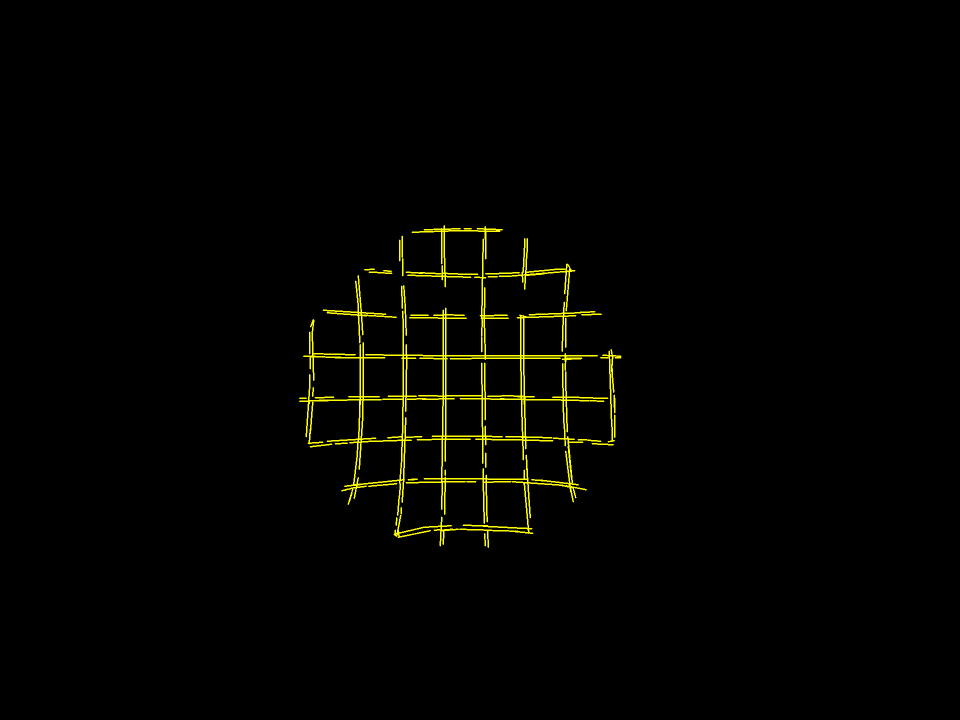
#> input picture proj_turb/grid_img/bk_bg/COA-001_1.png, 1920 x 1440 px, given in place of POA-004_1.png, which was not available (shown at 1/2 size)
$ python grid_detection.py   (older library calls are emulated)
#> lines starting #> are read from the running program, lines starting #| are printed output that depends on the picture; after the words box and inside, x2 and y2 are one past the last pixel; in counts of white or black regions, pixels touching at a corner belong together; pictures that were not available may be replaced by others from this repository, and a replacement may not be noted
import cv2 as cv
import numpy as np
import matplotlib.pyplot as plt

def imshow_scale(img, s, title):
    img_scale = cv.resize(img, dsize=(0, 0), fx=s, fy=s, interpolation=cv.INTER_LINEAR)
    cv.imshow(title, img_scale)
    cv.waitKey(0)

def roi_detection_circle(img_src, im_gray):
    src = img_src.copy()
    src_ = img_src.copy()
    gray = cv.medianBlur(im_gray, 3)
    rows, cols = gray.shape
    circles = cv.HoughCircles(gray, cv.HOUGH_GRADIENT, 1.0, rows / 12, None, 20, 20, minRadius=250, maxRadius=350)
    #circles: N x 1 x 3 (x, y, radius)
    ww = int(cols/2)
    hh = int(rows/2)
    min_dist_center = cols * 100 #19200 그냥 큰값

    roi = np.ones(3) * -1
    print(roi)

    if circles is not None:
        circles = np.uint16(np.around(circles))
        for i in circles[0, :]:
            cv.circle(src_, (i[0], i[1]), i[2], (0,255,0),2 )
            dist_center = np.sqrt((i[0]-ww) * (i[0]-ww) + (i[1]-hh) * (i[1]-hh)) ##이미지 중점과 원의 거리
            if dist_center < min_dist_center:
                min_dist_center = dist_center ## 가장 이미지의 중심과 가까운 원의 중심 찾기
                if np.abs((i[0]-ww)) <100 and np.abs((i[1]-hh)) < 100: ## 가장 가까운 원의 중심일때 최소 중심과 차이 100미만
                    roi[0] = i[0]
                    roi[1] = i[1]
                    roi[2] = i[2]
            center = (i[0], i[1])

    roi = np.uint16(np.around(roi))
    print(roi)
    cv.circle(src, (roi[0], roi[1]), roi[2], (255, 255, 255), 5)
    imshow_scale(src_, 0.4, 'all circle')
    imshow_scale(src, 0.4, 'circle roi')

    return roi

if __name__ == '__main__':

    # sol_name = 'POA'
    # sol_idx = 2
    #
    sol_name = 'POA'
    sol_idx = 4

    grid_name = './grid_img/bk_bg/%s-%03d_1.png'%(sol_name, sol_idx)
    img_grid = cv.imread(grid_name)
#> img_grid is the input picture: shape (1440, 1920, 3); mean B, G, R 0, 3.6, 3.6
    im_h, im_w, im_c = img_grid.shape
#> im_h = 1440; im_w = 1920; im_c = 3
    ww = int(im_w/2)
#> ww = 960
    hh = int(im_h/2)
#> hh = 720

    ori_name = './grid_img/orgin/%s-%03d_0.png'%(sol_name, sol_idx)
    img_ori = cv.imread(ori_name)
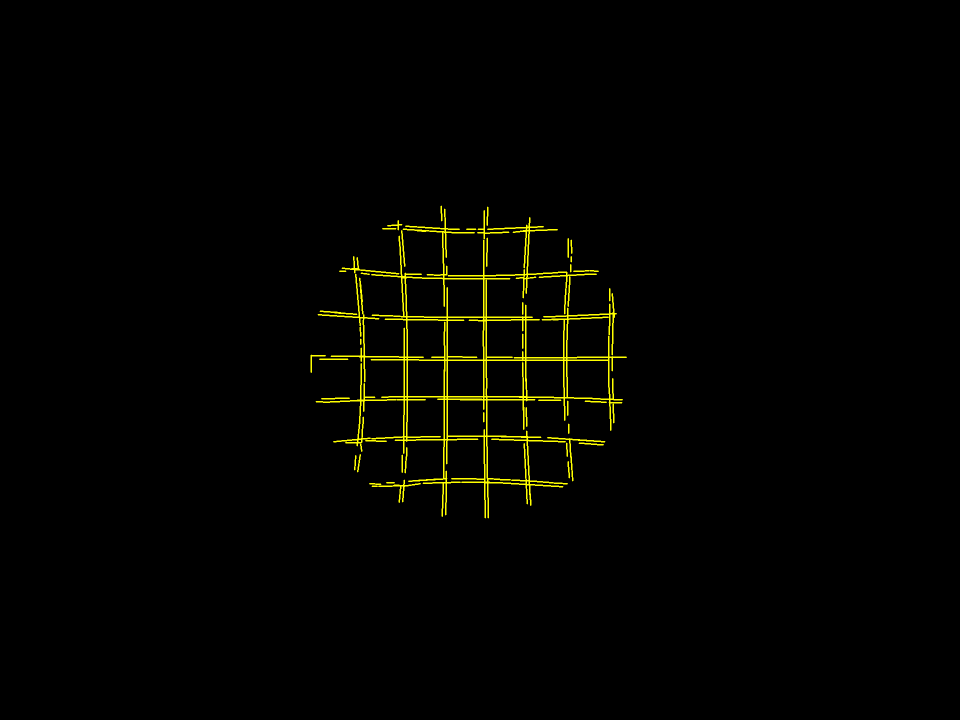
#> input picture proj_turb/grid_img/bk_bg/COA-002_1.png, 1920 x 1440 px, given in place of POA-004_0.png, which was not available (shown at 1/2 size)
#> img_ori is the input picture: shape (1440, 1920, 3); mean B, G, R 0, 3.5, 3.5

    gray_grid = cv.cvtColor(img_grid, cv.COLOR_BGR2GRAY)
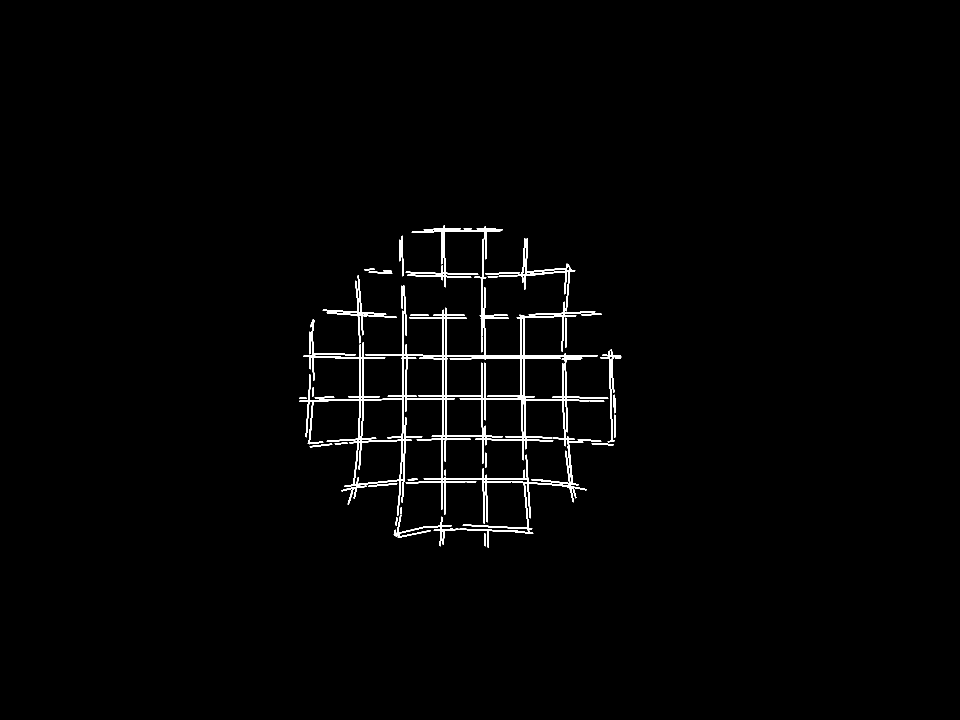
#> gray_grid: shape (1440, 1920) (shown at 1/2 size); values 0 (black) and 226 (white), 1.4% white; 34 white regions, largest, box (x1, y1, x2, y2) and area: (598, 477, 1217, 1096) 29186, (811, 450, 1006, 575) 2523, (997, 476, 1151, 623) 1722
    gray_grid[gray_grid>0] = 255

    k = cv.getStructuringElement(cv.MORPH_ELLIPSE, (5,5)) ## 구조화 요소 커널 (타원형)

    imshow_scale(gray_grid, 0.4, 'grid')

    gray_grid = cv.dilate(gray_grid, k) ## 팽창연산
#> gray_grid: shape (1440, 1920); 3% white; 2 white regions, box (x1, y1, x2, y2) and area: (596, 448, 1245, 1098) 83280, (726, 535, 787, 550) 587

    imshow_scale(gray_grid, 0.4, 'dilate')
#> call 2 of imshow_scale, with s = 0.4, title = 'dilate'
#> in imshow_scale (call 2), `img_scale = cv.resize(img, dsize=(0, 0), fx=s, fy=s, interpolation=cv...`:
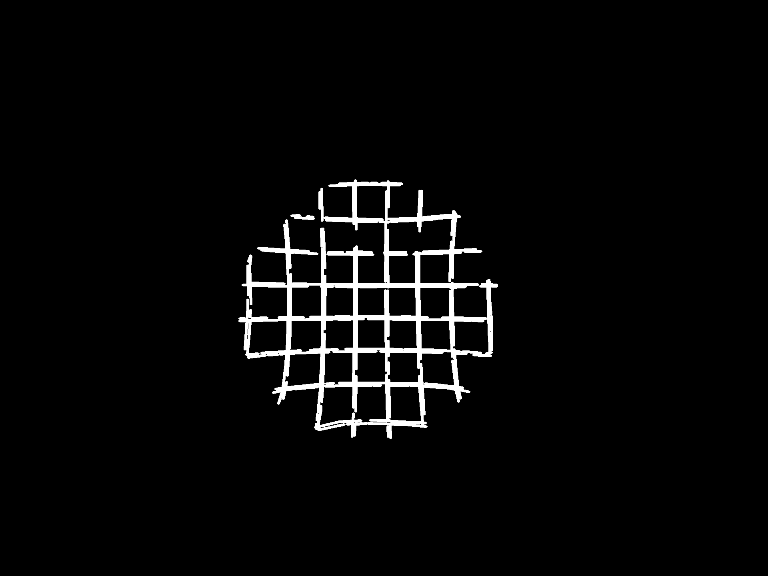
#> img_scale: shape (576, 768); min 0, max 255, mean 7.8

    gray_grid = cv.morphologyEx(gray_grid, cv.MORPH_CLOSE, k) ## 닫힘연산
#> gray_grid: shape (1440, 1920); 3.1% white; 2 white regions, box (x1, y1, x2, y2) and area: (596, 448, 1245, 1098) 84475, (726, 535, 787, 550) 593

    imshow_scale(gray_grid, 0.4, 'open')

    # generate vertical/horizontal profile
    y_begin = 0
    y_end = im_h
#> y_end = 1440
    x_begin = 0
    x_end = im_w
#> x_end = 1920

    # values projected to X
    p_hori = np.average(gray_grid, axis=0)
#> p_hori = 1920 values, max 112.4 at index 967, min 0 at index 0, mean 7.85
    print('sh: ',p_hori.shape) #1920
#| sh:  (1920,)
    # values projected to Y
    p_vert = np.average(gray_grid, axis=1)
#> p_vert = 1440 values, max 85.13 at index 711, min 0 at index 0, mean 7.85

    # MUST be revised!!!
    # using roi_circle!!
    for i in range(im_w):
        if p_hori[i] > 0:
            x_begin = i
            break

    for i in range(im_w-1, 0, -1):
        if p_hori[i] > 0:
            x_end = i
            break

    for i in range(im_h):
        if p_vert[i] > 0:
            y_begin = i
            break

    for i in range(im_h - 1, 0, -1):
        if p_vert[i] > 0:
            y_end = i
            break

    print(x_begin)
#| 596
    print(x_end)
#| 1244
    print(y_begin)
#| 448
    print(y_end)
#| 1097

    r = 0.25 * (y_end - y_begin) + 0.25 * (x_end - x_begin)
#> r = 324.2
    cx = 0.5 * (x_end + x_begin)
#> cx = 920
    cy = 0.5 * (y_end + y_begin)
#> cy = 772.5

    p2_hori = p_hori[x_begin:x_end]
#> p2_hori = 648 values, max 112.4 at index 371, min 1.06 at index 0, mean 23.25
    p2_vert = p_vert[y_begin:y_end]
#> p2_vert = 649 values, max 85.13 at index 263, min 0.133 at index 0, mean 17.41

    dx = np.abs(np.arange(x_begin, x_end, 1, dtype=np.float) - cx) #원의 중심과 x좌표 거리
    dy = np.abs(np.arange(y_begin, y_end, 1, dtype=np.float) - cy) #원의 중심과 y좌표 거리

    dx[dx>=r] = r-1
    dy[dy>=r] = r-1

    weight_h = r / np.sqrt(r ** 2 - (dx) ** 2) #가중치값
    weight_v = r / np.sqrt(r ** 2 - (dy) ** 2)

    print(r)
#| 324.25

    plt.figure(1)
    plt.subplot(1,2,1)
    plt.plot(range(p2_hori.shape[0]), p2_hori)
    plt.ylim(0, 255)
    plt.subplot(1,2,2)
    plt.plot(range(p2_vert.shape[0]), p2_vert)
    plt.ylim(0, 255)

    p3_hori = np.multiply(p2_hori, weight_h)
#> p3_hori = 648 values, max 113.7 at index 26, min 6.78 at index 637, mean 29.84
    p3_vert = np.multiply(p2_vert, weight_v)
#> p3_vert = 649 values, max 92.89 at index 8, min 1.69 at index 0, mean 22.45

    plt.figure(2)
    plt.subplot(1, 2, 1)
    plt.plot(range(p3_hori.shape[0]), p3_hori)
    plt.ylim(0, 255)
    plt.subplot(1,2,2)
    plt.plot(range(p3_vert.shape[0]), p3_vert)
    plt.ylim(0, 255)

    plt.show()
#> figure, not shown here; panel 1: curve peaks at x = 371, y = 112.4; panel 2: curve peaks at x = 263, y = 85.13
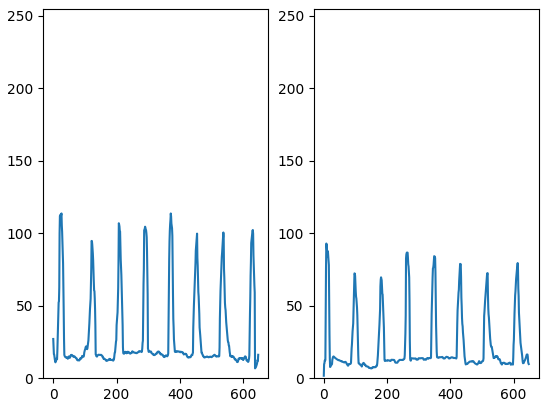
#> figure drawn by matplotlib, 2 panels; panel 1: curve peaks at x = 26, y = 113.7; panel 2: curve peaks at x = 8, y = 92.89

    ###


    peaks_all_h = []
    peaks_all_v = []
    peaks_c4_h = []
    peaks_c4_v = []

    # extract 6 peaks
    # horizontal
    p4_hori = p3_hori
#> p4_hori has the same summary as p3_hori
    p4_vert = p3_vert
#> p4_vert has the same summary as p3_vert

    # using non-correction version
    p4_hori = p2_hori
#> p4_hori has the same summary as p2_hori
    p4_vert = p2_vert
#> p4_vert has the same summary as p2_vert

    for i in range(6):
        max_h = np.argmax(p4_hori)
        peaks_all_h.append(max_h) #index (x)
        e1 = max_h - 25
        e2 = max_h + 25
        if e1 < 0:
            e1 = 0
        if e2 >= p4_hori.shape[0]:
            e2 = p4_hori.shape[0]-1
        p4_hori[e1:e2] = 0

        max_v = np.argmax(p4_vert)
        peaks_all_v.append(max_v)
        e1 = max_v - 25
        e2 = max_v + 25
        if e1 < 0:
            e1 = 0
        if e2 >= p4_vert.shape[0]:
            e2 = p4_vert.shape[0]-1
        p4_vert[e1:e2] = 0
#> this loop made 6 passes
#> (max_h, max_v) on passes 1 to 6: (371, 263), (290, 349), (207, 431), (454, 181), (537, 517), (122, 98)
#> after the loop, p4_hori = 648 values, max 44.8 at index 26, min 0 at index 97, mean 7.05; p4_vert = 649 values, max 36.26 at index 613, min 0 at index 73, mean 5.44; peaks_all_h = [371, 290, 207, 454, 537, 122]; peaks_all_v = [263, 349, 431, 181, 517, 98]
    print('peaks_all_h:', peaks_all_h)
#| peaks_all_h: [371, 290, 207, 454, 537, 122]
    for i in range(4):
        min_dist_x = im_w
        min_dist_val = -1
        for j in range(len(peaks_all_h)): ##6개
            dist = np.abs(peaks_all_h[j]  - int(p4_hori.shape[0]/2)) #이미지 중점과의 x값 offset
            if dist < min_dist_x:
                min_dist_val = peaks_all_h[j]
                min_dist_x = dist
        peaks_c4_h.append(min_dist_val)
        peaks_all_h.remove(min_dist_val)

        min_dist_y = im_h
        min_dist_val = -1
        for j in range(len(peaks_all_v)):
            dist = np.abs(peaks_all_v[j]  -  int(p4_vert.shape[0]/2))
            if dist < min_dist_y:
                min_dist_val = peaks_all_v[j]
                min_dist_y = dist
        peaks_c4_v.append(min_dist_val)
        peaks_all_v.remove(min_dist_val)
#> after the loop, peaks_all_h = [537, 122]; peaks_all_v = [517, 98]; peaks_c4_h = [290, 371, 207, 454]; peaks_c4_v = [349, 263, 431, 181]


    arr_h = np.array(peaks_c4_h) + x_begin #중심과 가까운 line x좌표 4개
#> arr_h = [886, 967, 803, 1050]
    arr_v = np.array(peaks_c4_v) + y_begin #중심과 가까운 line y좌표 4개
#> arr_v = [797, 711, 879, 629]

    ngrid_xmin = int(np.min(arr_h))
#> ngrid_xmin = 803
    ngrid_xmax = int(np.max(arr_h))
#> ngrid_xmax = 1050
    ngrid_ymin = int(np.min(arr_v))
#> ngrid_ymin = 629
    ngrid_ymax = int(np.max(arr_v))
#> ngrid_ymax = 879

    img_mask_grid = gray_grid.copy() * 0
#> img_mask_grid: shape (1440, 1920); every value is 0
    # img_ori_rgb = cv.cvtColor(img_ori, cv.COLOR_GRAY2BGR)
    # horizontal line
    for i in range(4):
        print((int(arr_h[i]), ngrid_ymin))
        print((int(arr_h[i]), ngrid_ymax))
        cv.line(img_ori, (ngrid_xmin, int(arr_v[i])),  (ngrid_xmax, int(arr_v[i])), (255, 255, 255), 3)
        cv.line(img_ori, (int(arr_h[i]), ngrid_ymin), (int(arr_h[i]), ngrid_ymax), (255, 255, 255), 3)

        cv.line(img_mask_grid, (ngrid_xmin, int(arr_v[i])), (ngrid_xmax, int(arr_v[i])), (255, 255, 255), 3)
        cv.line(img_mask_grid, (int(arr_h[i]), ngrid_ymin), (int(arr_h[i]), ngrid_ymax), (255, 255, 255), 3)
#> this loop made 4 passes
#| (886, 629)
#| (886, 879)
#| (967, 629)
#| (967, 879)
#| (803, 629)
#| (803, 879)
#| (1050, 629)
#| (1050, 879)
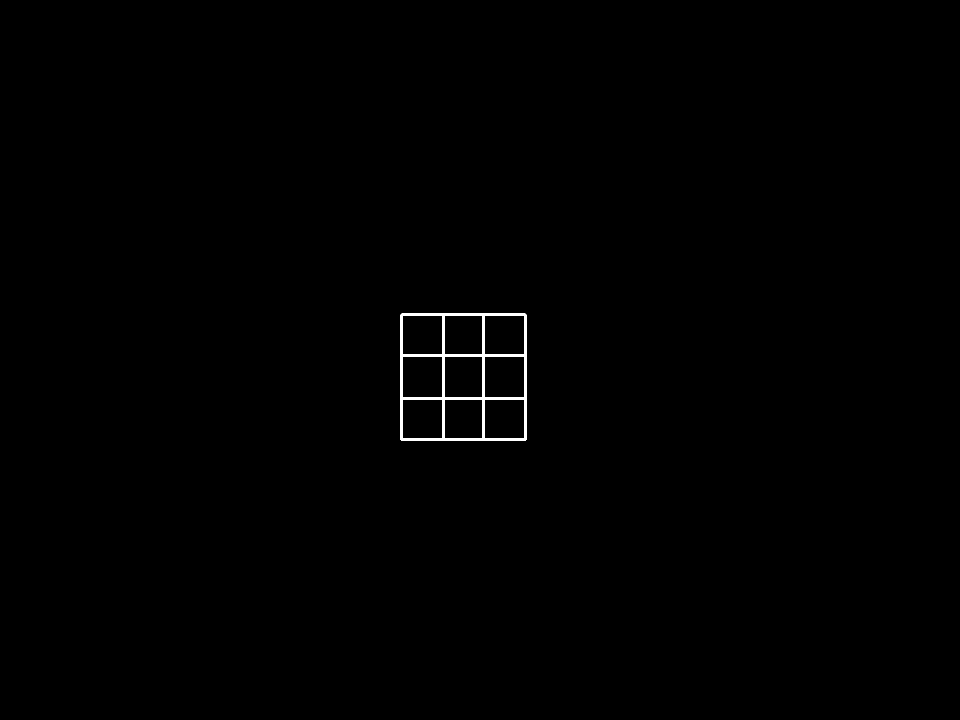
#> img_mask_grid: shape (1440, 1920) (shown at 1/2 size); 0.35% white; 1 white region, box (x1, y1, x2, y2) and area: (801, 627, 1053, 882) 9728
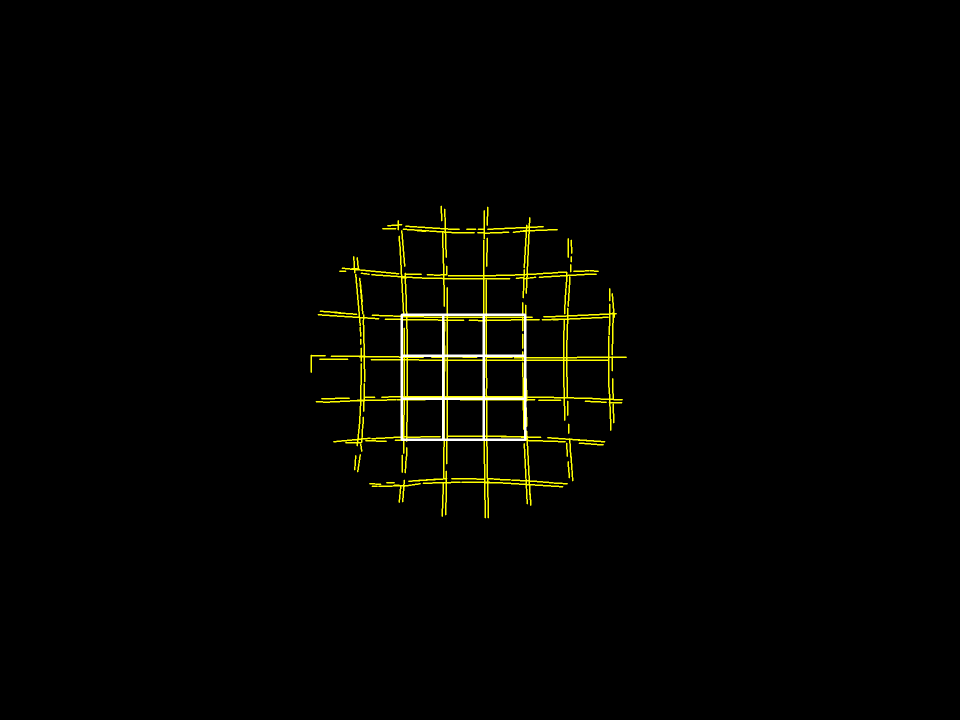
#> img_ori: shape (1440, 1920, 3) (shown at 1/2 size); 0.35% of pixels changed, all inside (x1, y1, x2, y2) = (801, 627, 1053, 882)


    mask_supp = cv.bitwise_and(gray_grid.copy(), img_mask_grid) ##detection한 grid와 예측한 grid 일치성
#> mask_supp: shape (1440, 1920); 0.32% white; 1 white region, box (x1, y1, x2, y2) and area: (801, 627, 1053, 882) 8757
    sum_mask = np.sum(img_mask_grid)
#> sum_mask = 2480640
    sum_supp = np.sum(mask_supp)
#> sum_supp = 2233035
    ratio_supp = float(sum_supp) / float(sum_mask) * 100.0
#> ratio_supp = 90.02

    print('sum of grid mask: %d' % sum_mask)
#| sum of grid mask: 2480640
    print('sum of superposition: %d' % sum_supp)
#| sum of superposition: 2233035
    print('supp ratio: %.2f'%ratio_supp)
#| supp ratio: 90.02

    cv.circle(img_ori, (int(cx), int(cy)), 10, (255, 0, 0), 3)
#> img_ori: shape (1440, 1920, 3); 0.01% of pixels changed, all inside (x1, y1, x2, y2) = (908, 760, 933, 785)
    imshow_scale(gray_grid, 0.4, 'result:gray_grid')
    imshow_scale(img_ori, 0.4, 'result:grid_basis')
    imshow_scale(mask_supp, 0.4, 'result:superposition')
#> in imshow_scale (call 6), `img_scale = cv.resize(img, dsize=(0, 0), fx=s, fy=s, interpolation=cv...`:
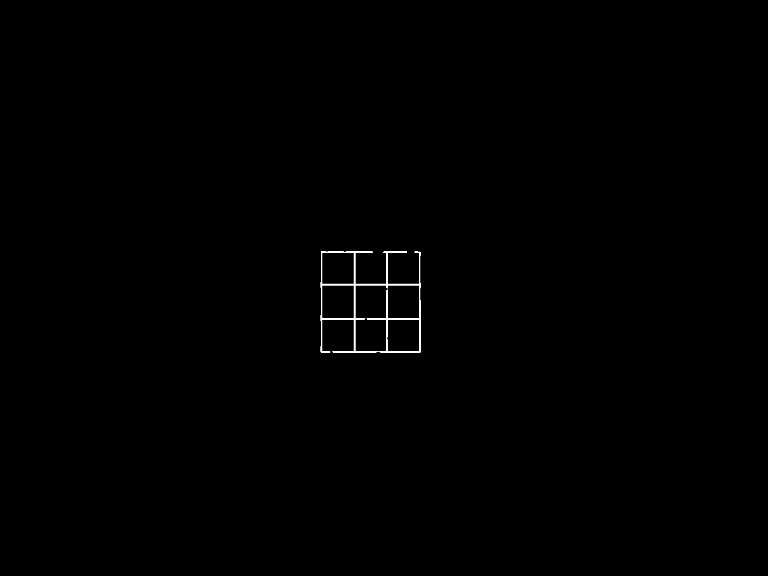
#> img_scale: shape (576, 768); min 0, max 255, mean 0.8


    # align 4

    # make new grid

    # masking
